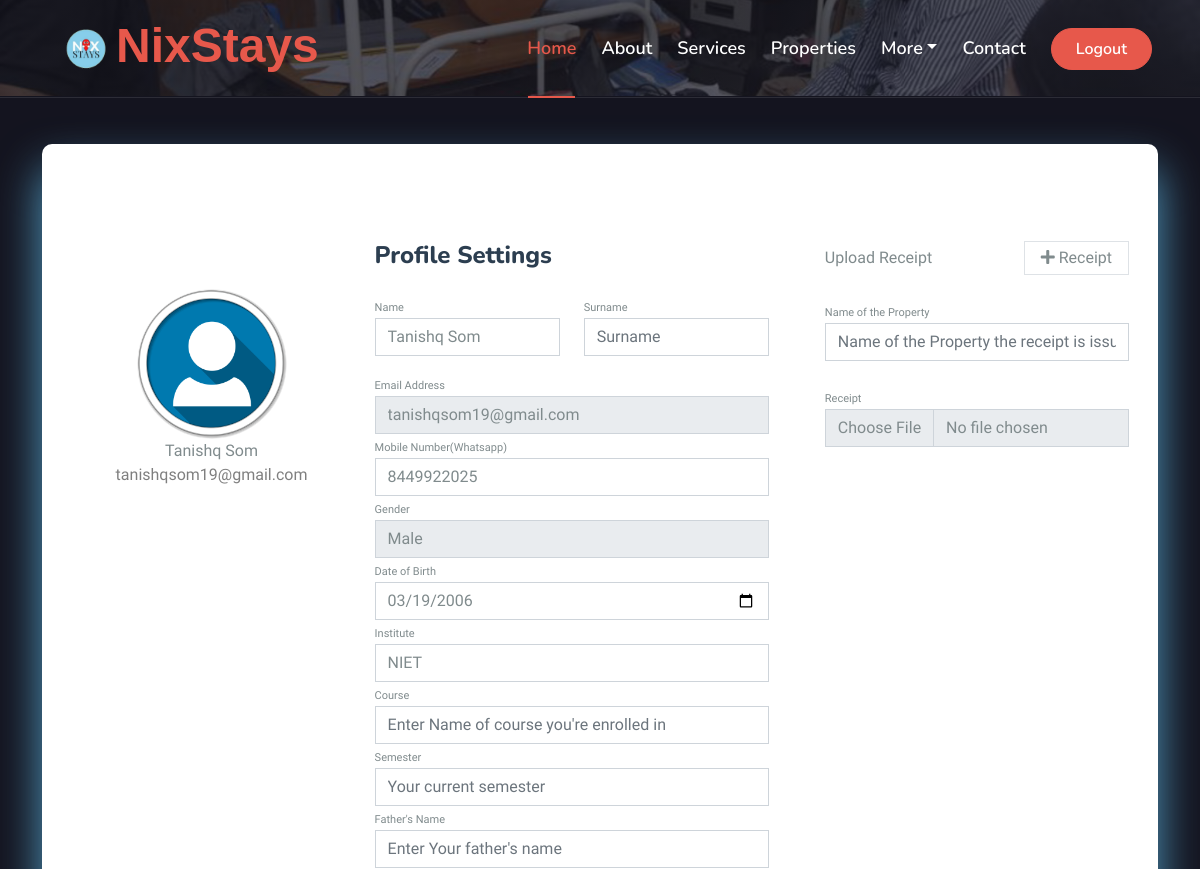
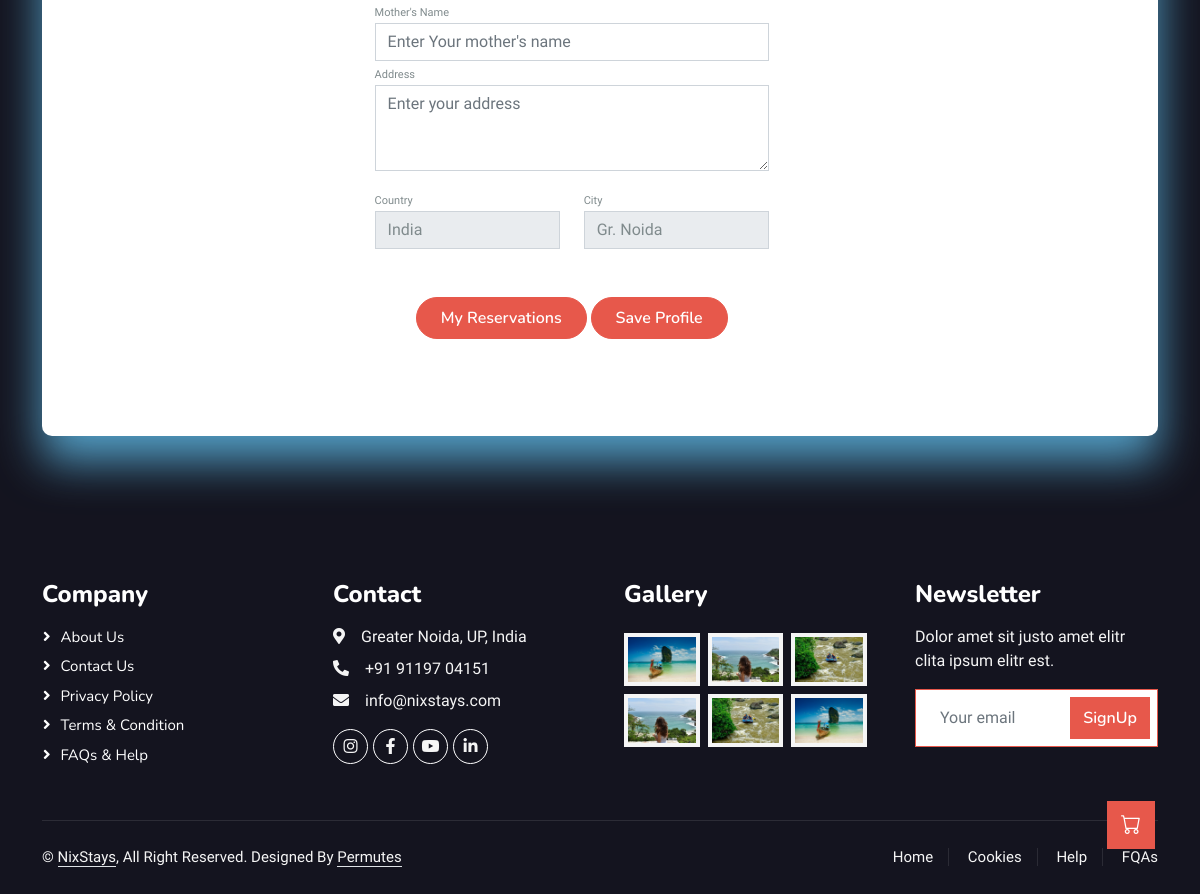
Screenshot of /accounts/profile/ (signed in) with the database file from the repository (2 pictures, top to bottom).
### main/models.py (models this page shows, shortened)
class UserProfile(models.Model):
    GENDER_CHOICES = [
        ('Male', 'Male'),
        ('Female', 'Female'),
        ('Other', 'Other'),
        ('Rather Not Say', 'Rather Not Say'),
    ]
    user = models.OneToOneField(User, on_delete=models.CASCADE)
    dp = models.ImageField(upload_to="user_dp/", default="user_dp/user.jpg")
    name = models.CharField(max_length=100)
    surname = models.CharField(max_length=100, blank=True, null=True)
    institute = models.CharField(max_length=100, blank=True, null=True)
    whatsapp_no = models.CharField(max_length=15, blank=True, null=True)
    dob = models.DateField(blank=True, null=True)
    gender = models.CharField(max_length=20, choices=GENDER_CHOICES, default='Rather Not Say')
    fathers_name = models.CharField(max_length=100, blank=True, null=True)
    mothers_name = models.CharField(max_length=100, blank=True, null=True)
    course = models.CharField(max_length=100, blank=True, null=True)
    semester = models.CharField(max_length=10, blank=True, null=True)
    address = models.TextField(blank=True, null=True)

### main/views.py (the view)
# urls.py: path('accounts/profile/', profile, name='account_profile'),
@login_required
def profile(request):
    user_profile, created = UserProfile.objects.get_or_create(user=request.user)
    if request.method == 'POST':
        form = UserProfileForm(request.POST, instance=user_profile)
        if form.is_valid():
            user_profile = form.save(commit=False)
            user_profile.user.email = request.POST.get('email')
            user_profile.user.save()
            user_profile.save()
            return redirect('account_profile')
    else:
        form = UserProfileForm(instance=user_profile)
    return render(request, 'profile.html', {'form': form, 'email': request.user.email, 'name': user_profile.name, 'dp': user_profile.dp})

### main/templates/profile.html (shortened to what this page needs)
{% load static %}
{% load widget_tweaks %}
<!DOCTYPE html>
<html lang="en">
<head>
    <link href="https://cdnjs.cloudflare.com/ajax/libs/font-awesome/5.10.0/css/all.min.css" rel="stylesheet">
    <link href="https://cdn.jsdelivr.net/npm/bootstrap-icons@1.4.1/font/bootstrap-icons.css" rel="stylesheet">
    <link href="{% static 'lib/animate/animate.min.css' %}" rel="stylesheet">
    <link href="{% static 'lib/owlcarousel/assets/owl.carousel.min.css' %}" rel="stylesheet">
    <link href="{% static 'lib/tempusdominus/css/tempusdominus-bootstrap-4.min.css' %}" rel="stylesheet" />
    <link href="{% static 'css/bootstrap.min.css' %}" rel="stylesheet">
    <link href="{% static 'css/style.css' %}" rel="stylesheet">
</head>
<body>
    <div class="container-fluid position-relative p-0" style="background-color: #fff;">
        <nav class="navbar navbar-expand-lg navbar-light px-4 px-lg-5 py-3 py-lg-0">
            <a href="" class="navbar-brand p-0">
                <h1 class="text-primary m-0" style="font-family: 'Franklin Gothic Medium', 'Arial Narrow', Arial, sans-serif; font-size: 6vh; padding-left: 1vh;"><img src="{% static 'img/logo.png' %}" alt="Logo"></i>NixStays</h1>
            </a>
            <div class="collapse navbar-collapse" id="navbarCollapse">
                <div class="navbar-nav ms-auto py-0">
                    <a href="/" class="nav-item nav-link active">Home</a>
                    <a href="/#about" class="nav-item nav-link">About</a>
                    <a href="/#services" class="nav-item nav-link">Services</a>
                    <a href="/#packages" class="nav-item nav-link">Properties</a>
                    <div class="nav-item dropdown">
                        <a href="#" class="nav-link dropdown-toggle" data-bs-toggle="dropdown">More</a>
                    </div>
                    <a href="/#contact" class="nav-item nav-link">Contact</a>
                </div>
                {% if user.is_authenticated %}
                    <a href="{% url 'account_logout' %}" class="btn btn-primary rounded-pill py-2 px-4">Logout</a>
                {% else %}
                    <a href="{% url 'account_login' %}" class="btn btn-primary rounded-pill py-2 px-4">Login</a>
                {% endif %}
            </div>
        </nav>
        <div class="container-fluid bg-primary py-5 mb-5 hero-header">
        </div>
    </div>
    <div class="container">
        <div class="containerd">
            <div class="container rounded mt-5 mb-5" style="border-radius: 30px; background-color: transparent;">
                <div class="row" style="border-radius: 10px;">
                    <div class="col-md-3 border-right">
                        <div class="d-flex flex-column align-items-center text-center p-3 py-5">
                            <img class="rounded-circle mt-5" width="150px" src="{{ dp.url }}">
                            <span class="font-weight-bold">{{ name }}</span>
                            <span class="text-black-50">{{ email }}</span>
                        </div>
                    </div>
                    <div class="col-md-5 border-right">
                        <div class="p-3 py-5">
                            <div class="d-flex justify-content-between align-items-center mb-3">
                                <h4 class="text-right">Profile Settings</h4>
                            </div>
                            <form method="post" enctype="multipart/form-data">
                                <div class="row mt-2">
                                    <div class="col-md-6">
                                        <label class="labels">Name</label>
                                        {{ form.name }}
                                    </div>
                                    <div class="col-md-6">
                                        <label class="labels">Surname</label>
                                        {{ form.surname }}
                                    </div>
                                </div>
                                <div class="row mt-3">
                                    <div class="col-md-12">
                                        <label class="labels">Email Address</label>
                                        <input type="email" class="form-control" id="email" name="email" value="{{ email }}" required readonly>
                                    </div>
                                    <div class="col-md-12">
                                        <label class="labels">Mobile Number(Whatsapp)</label>
                                        {{ form.whatsapp_no }}
                                    </div>
                                    <div class="col-md-12">
                                        <label class="labels">Gender</label>
                                        {{ form.gender }}
                                    </div>
                                    <div class="col-md-12">
                                        <label class="labels">Date of Birth</label>
                                        {{ form.dob }}
                                    </div>
                                    <div class="col-md-12">
                                        <label class="labels">Institute</label>
                                        {{ form.institute }}
                                    </div>
                                    <div class="col-md-12">
                                        <label class="labels">Course</label>
                                        {{ form.course }}
                                    </div>
                                    <div class="col-md-12">
                                        <label class="labels">Semester</label>
                                        {{ form.semester }}
                                    </div>
                                    <div class="col-md-12">
                                        <label class="labels">Father's Name</label>
                                        {{ form.fathers_name }}
                                    </div>
                                    <div class="col-md-12">
                                        <label class="labels">Mother's Name</label>
                                        {{ form.mothers_name }}
                                    </div>
                                    <div class="col-md-12">
                                        <label class="labels">Address</label>
                                        {{ form.address }}
                                    </div>
                                </div>
                                <div class="row mt-3">
                                    <div class="col-md-6">
                                        <label class="labels">Country</label>
                                        <input type="text" class="form-control" placeholder="Country" value="India" readonly>
                                    </div>
                                    <div class="col-md-6">
                                        <label class="labels">City</label>
                                        <input type="text" class="form-control" placeholder="State" value="Gr. Noida" readonly>
                                    </div>
                                </div>
                                <div class="mt-5 text-center">
                                    <a href="{% url 'my_reservations' %}" class="btn btn-primary rounded-pill py-2 px-4">My Reservations</a>
                                    <button class="btn btn-primary rounded-pill py-2 px-4" type="submit">Save Profile</button>
                                </div>
                            </form>
                        </div>
                    </div>
                    <div class="col-md-4">
                        <div class="p-3 py-5">
                            <div class="d-flex justify-content-between align-items-center experience">
                                <span>Upload Receipt</span>
                                <span class="border px-3 p-1 add-experience">
                                    <i class="fa fa-plus"></i>&nbsp;Receipt
                                </span>
                            </div>
                            <br>
                            <div class="col-md-12">
                                <label class="labels">Name of the Property</label>
                                <input type="text" class="form-control" placeholder="Name of the Property the receipt is issued by" value="">
                            </div>
                            <br>
                            <div class="col-md-12">
                                <label class="labels">Receipt</label>
                                <input type="file" class="form-control" placeholder="Additional details" value="">
                            </div>
                        </div>
                    </div>
                </div>
            </div>
        </div>
    </div>
    <div class="container-fluid bg-dark text-light footer pt-5 mt-5 wow fadeIn" data-wow-delay="0.1s">
        <div class="container py-5">
            <div class="row g-5">
                <div class="col-lg-3 col-md-6">
                    <h4 class="text-white mb-3">Company</h4>
                    <a class="btn btn-link" href="">About Us</a>
                    <a class="btn btn-link" href="">Contact Us</a>
                    <a class="btn btn-link" href="">Privacy Policy</a>
                    <a class="btn btn-link" href="">Terms & Condition</a>
                    <a class="btn btn-link" href="">FAQs & Help</a>
                </div>
                <div class="col-lg-3 col-md-6">
                    <h4 class="text-white mb-3">Contact</h4>
                    <p class="mb-2"><i class="fa fa-map-marker-alt me-3"></i>Greater Noida, UP, India</p>
                    <p class="mb-2"><i class="fa fa-phone-alt me-3"></i>+91 91197 04151</p>
                    <p class="mb-2"><i class="fa fa-envelope me-3"></i>info@nixstays.com</p>
                    <div class="d-flex pt-2">
                        <a class="btn btn-outline-light btn-social" href=""><i class="fab fa-instagram"></i></a>
                        <a class="btn btn-outline-light btn-social" href=""><i class="fab fa-facebook-f"></i></a>
                        <a class="btn btn-outline-light btn-social" href=""><i class="fab fa-youtube"></i></a>
                        <a class="btn btn-outline-light btn-social" href=""><i class="fab fa-linkedin-in"></i></a>
                    </div>
                </div>
                <div class="col-lg-3 col-md-6">
                    <h4 class="text-white mb-3">Gallery</h4>
                    <div class="row g-2 pt-2">
                        <div class="col-4">
                            <img class="img-fluid bg-light p-1" src="{% static 'img/package-1.jpg' %}" alt="">
                        </div>
                        <div class="col-4">
                            <img class="img-fluid bg-light p-1" src="{% static 'img/package-2.jpg' %}" alt="">
                        </div>
                        <div class="col-4">
                            <img class="img-fluid bg-light p-1" src="{% static 'img/package-3.jpg' %}" alt="">
                        </div>
                        <div class="col-4">
                            <img class="img-fluid bg-light p-1" src="{% static 'img/package-2.jpg' %}" alt="">
                        </div>
                        <div class="col-4">
                            <img class="img-fluid bg-light p-1" src="{% static 'img/package-3.jpg' %}" alt="">
                        </div>
                        <div class="col-4">
                            <img class="img-fluid bg-light p-1" src="{% static 'img/package-1.jpg' %}" alt="">
                        </div>
                    </div>
                </div>
                <div class="col-lg-3 col-md-6">
                    <h4 class="text-white mb-3">Newsletter</h4>
                    <p>Dolor amet sit justo amet elitr clita ipsum elitr est.</p>
                    <div class="position-relative mx-auto" style="max-width: 400px;">
                        <input class="form-control border-primary w-100 py-3 ps-4 pe-5" type="text" placeholder="Your email">
                        <button type="button" class="btn btn-primary py-2 position-absolute top-0 end-0 mt-2 me-2">SignUp</button>
                    </div>
                </div>
            </div>
        </div>
        <div class="container">
            <div class="copyright">
                <div class="row">
                    <div class="col-md-6 text-center text-md-start mb-3 mb-md-0">
                        &copy; <a class="border-bottom" href="#">NixStays</a>, All Right Reserved.
                        Designed By <a class="border-bottom" href="https://permutes.in/">Permutes</a>
                    </div>
                    <div class="col-md-6 text-center text-md-end">
                        <div class="footer-menu">
                            <a href="">Home</a>
                            <a href="">Cookies</a>
                            <a href="">Help</a>
                            <a href="">FQAs</a>
                        </div>
                    </div>
                </div>
            </div>
        </div>
    </div>
    {% if user.is_authenticated %}
        <a href="/my-reservations"><a href="/my-reservations" class="btn btn-lg btn-primary btn-lg-square back-to-top"><i class="bi bi-cart" href="/my-reservations"></i></a></a>
    {% else %}
        <a href="#" class="btn btn-lg btn-primary btn-lg-square back-to-top"><i class="bi bi-arrow-up"></i></a>
    {% endif %}
</body>
</html>

### rows the page displays
UserProfile: name "Tanishq Som", whatsapp_no "8449922025", gender "Male", dob "03/19/2006", institute "NIET"

### other values shown
{{ email }} "tanishqsom19@gmail.com"
